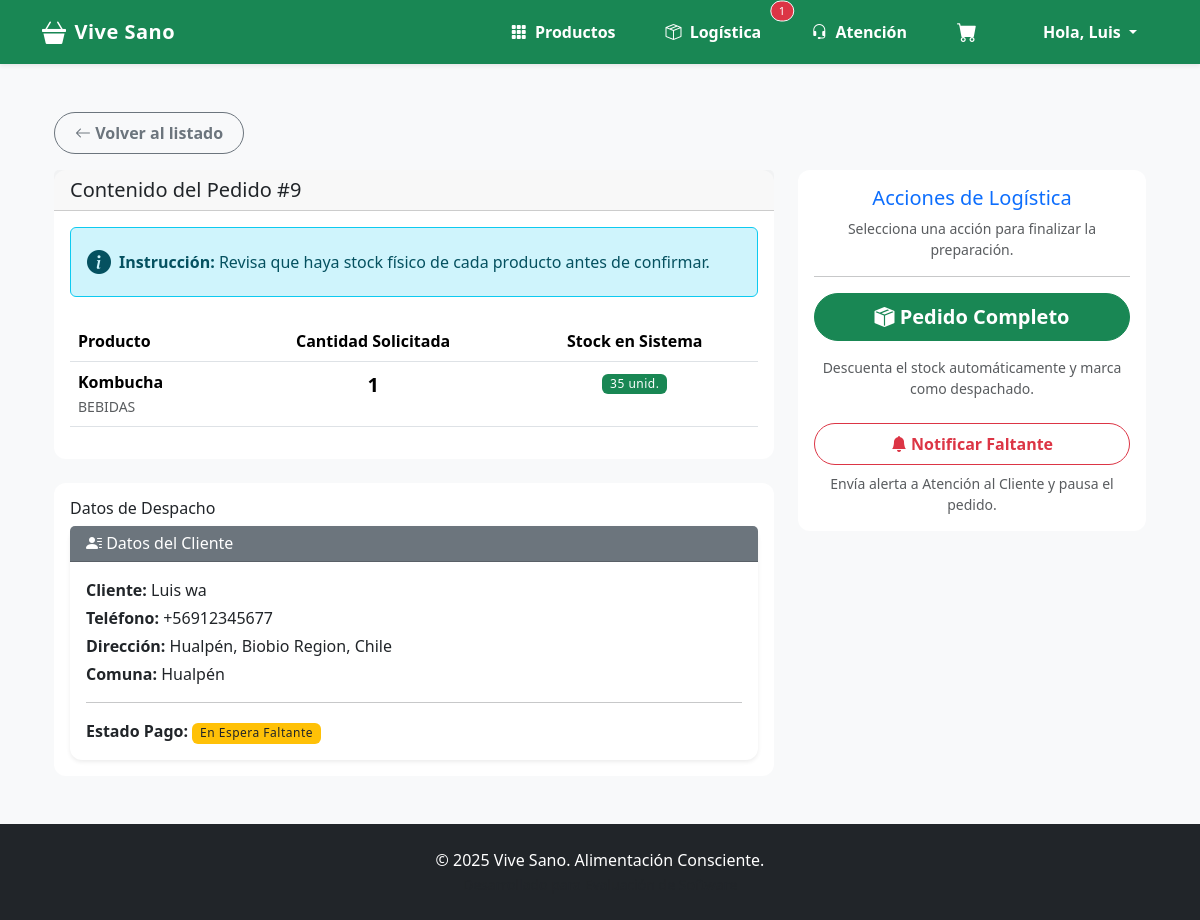
The app's page /gestion/logistica/preparar/9/ (signed in) with its own data.
### gestion/models.py (models this page shows, shortened)
class Pedido(models.Model):
    ESTADO_CHOICES = [
        ('Pendiente', 'Pendiente'),
        ('En Preparacion', 'En Preparación'),
        ('En Espera Faltante', 'En espera por faltante'),
        ('Despachado', 'Despachado'),
        ('Entregado', 'Entregado'),
        ('Cancelado', 'Cancelado'),
        ('Reserva Pendiente', 'Reserva Solicitada a Soporte'),
        ('Reserva En Camino', 'Producto Solicitado al Proveedor'),
        ('Reserva Disponible', 'Disponible para Pago'),
    ]
    TIPO_ENTREGA_CHOICES = [
        ('Despacho', 'Despacho a Domicilio'),
        ('Retiro', 'Retiro en Tienda'),
    ]
    cliente = models.ForeignKey(Cliente, on_delete=models.SET_NULL, null=True, blank=True)
    fecha = models.DateTimeField(auto_now_add=True)
    total = models.DecimalField(max_digits=10, decimal_places=2, default=0.00)
    estado = models.CharField(max_length=50, choices=ESTADO_CHOICES, default='Pendiente')
    codigo_seguimiento = models.CharField(max_length=50, blank=True, null=True)
    tipo_entrega = models.CharField(max_length=20, choices=TIPO_ENTREGA_CHOICES, default='Despacho')

class DetallePedido(models.Model):
    pedido = models.ForeignKey(Pedido, related_name='detalles', on_delete=models.CASCADE)
    producto = models.ForeignKey(Producto, on_delete=models.PROTECT) # Evita borrar producto si está en un pedido
    cantidad = models.IntegerField(default=1)
    precio_unitario = models.DecimalField(max_digits=10, decimal_places=2)

class Producto(models.Model):
    nombre = models.CharField(max_length=100)
    descripcion = models.TextField(blank=True, null=True)
    precio = models.DecimalField(max_digits=10, decimal_places=2) # Usamos Decimal para dinero
    stock = models.IntegerField(default=0)
    categoria = models.CharField(max_length=50, blank=True)
    imagen = models.ImageField(upload_to='productos/', null=True, blank=True)

class Cliente(models.Model):
    user = models.OneToOneField(User, on_delete=models.CASCADE, null=True, blank=True)
    rut = models.CharField(max_length=12, blank=True, null=True, unique=True, verbose_name="RUT")
    nombre = models.CharField(max_length=100)
    apellido = models.CharField(max_length=100)
    email = models.EmailField(unique=True)
    telefono = models.CharField(max_length=15, blank=True)
    direccion = models.CharField(max_length=255, blank=True)
    comuna = models.CharField(max_length=100, blank=True)
    codigo_postal = models.CharField(max_length=10, blank=True)

### gestion/views.py (the view)
    def wrapper(request, *args, **kwargs):
        if not request.user.is_authenticated:
            return redirect('core:login')
        if not request.user.is_staff:
            messages.error(request, "No tienes permisos para acceder a esa sección.")
            return redirect('core:home')
        return view_func(request, *args, **kwargs)

### core/templatetags/auth_extras.py (called while the page is built)
@register.filter(name='has_group')
def has_group(user, group_name):
    try:
        group = Group.objects.get(name=group_name)
    except Group.DoesNotExist:
        return False
    return group in user.groups.all()

### gestion/views.py (called while the page is built)
def staff_required(view_func):
    def wrapper(request, *args, **kwargs):
        if not request.user.is_authenticated:
            return redirect('core:login')
        if not request.user.is_staff:
            messages.error(request, "No tienes permisos para acceder a esa sección.")
            return redirect('core:home')
        return view_func(request, *args, **kwargs)
    return wrapper

@staff_required
def preparar_pedido(request, pedido_id):
    pedido = get_object_or_404(Pedido, id=pedido_id)
    if 'Pendiente' in pedido.estado and 'Pago' not in pedido.estado:
         messages.error(request, "¡Alto ahí! Ese pedido aún no ha sido pagado.")
         return redirect('dashboard_logistica')
    if 'Pagado' in pedido.estado:
        if 'Transferencia' in pedido.estado:
            pedido.estado = 'En Preparacion (Transferencia)'
        else:
            pedido.estado = 'En Preparacion (WebPay)'
        pedido.save()
    return render(request, 'gestion/preparar_pedido.html', {'pedido': pedido})

### gestion/templates/gestion/preparar_pedido.html (shortened to what this page needs)
{% extends 'core/base.html' %}
{% block content %}
<div class="container">
    <a href="{% url 'dashboard_logistica' %}" class="btn btn-outline-secondary mb-3">
        <i class="bi bi-arrow-left"></i> Volver al listado
    </a>
    <div class="row">
        <div class="col-md-8">
            <div class="card mb-4">
                <div class="card-header">
                    <h5 class="mb-0">Contenido del Pedido #{{ pedido.id }}</h5>
                </div>
                <div class="card-body">
                    <div class="bg-info-subtle border border-info rounded p-3 mb-4 d-flex align-items-center">
                        <i class="bi bi-info-circle-fill me-2 fs-4 text-info-emphasis"></i>
                        <div class="text-info-emphasis">
                            <strong>Instrucción:</strong> Revisa que haya stock físico de cada producto antes de confirmar.
                        </div>
                    </div>
                    <table class="table">
                        <thead>
                            <tr>
                                <th>Producto</th>
                                <th class="text-center">Cantidad Solicitada</th>
                                <th class="text-center">Stock en Sistema</th>
                            </tr>
                        </thead>
                        <tbody>
                            {% for detalle in pedido.detalles.all %}
                            <tr>
                                <td>
                                    <strong>{{ detalle.producto.nombre }}</strong>
                                    <br>
                                    <small class="text-muted">{{ detalle.producto.categoria }}</small>
                                </td>
                                <td class="text-center fs-5 fw-bold">{{ detalle.cantidad }}</td>
                                <td class="text-center">
                                    {% if detalle.producto.stock >= detalle.cantidad %}
                                        <span class="badge bg-success">{{ detalle.producto.stock }} unid.</span>
                                    {% else %}
                                        <span class="badge bg-danger">{{ detalle.producto.stock }} unid. (Falta Stock)</span>
                                    {% endif %}
                                </td>
                            </tr>
                            {% endfor %}
                        </tbody>
                    </table>
                </div>
            </div>
            <div class="card">
                <div class="card-body">
                    <h6>Datos de Despacho</h6>
                    <div class="card shadow-sm">
                        <div class="card-header bg-secondary text-white">
                            <h6 class="mb-0"><i class="bi bi-person-lines-fill"></i> Datos del Cliente</h6>
                        </div>
                        <div class="card-body">
                            <p class="mb-1"><strong>Cliente:</strong> {{ pedido.cliente.nombre }} {{ pedido.cliente.apellido }}</p>
                            <p class="mb-1"><strong>Teléfono:</strong> {{ pedido.cliente.telefono }}</p>
                            <p class="mb-1"><strong>Dirección:</strong> {{ pedido.cliente.direccion }}</p>
                            <p class="mb-1"><strong>Comuna:</strong> {{ pedido.cliente.comuna }}</p>
                            <hr>
                            <p class="mb-0">
                            <strong>Estado Pago:</strong>
                            {% if 'WebPay' in pedido.estado %}
                                <span class="badge bg-success">Pagado con WebPay</span>
                            {% else %}
                                <span class="badge bg-warning text-dark">{{ pedido.estado }}</span>
                            {% endif %}
                            </p>
                        </div>
                    </div>
                </div>
            </div>
        </div>
        <div class="col-md-4">
            <div class="card border-primary mb-3">
                <div class="card-body text-center">
                    <h5 class="card-title text-primary">Acciones de Logística</h5>
                    <p class="card-text text-muted small">Selecciona una acción para finalizar la preparación.</p>
                    <hr>
                    <div class="d-grid gap-2">
                        <a href="{% url 'confirmar_pedido' pedido.id %}" class="btn btn-success btn-lg mb-2">
                            <i class="bi bi-box-seam-fill"></i> Pedido Completo
                        </a>
                        <small class="text-muted text-center mb-3">
                            Descuenta el stock automáticamente y marca como despachado.
                        </small>
                        <a href="{% url 'reportar_faltante' pedido.id %}" class="btn btn-outline-danger">
                            <i class="bi bi-bell-fill"></i> Notificar Faltante
                        </a>
                        <small class="text-muted text-center">
                            Envía alerta a Atención al Cliente y pausa el pedido.
                        </small>
                    </div>
                </div>
            </div>
        </div>
    </div>
</div>
{% endblock %}

### core/templates/core/base.html (shortened to what this page needs)
{% load static %}
{% load auth_extras %} <!DOCTYPE html>
<html lang="es">
<head>
    <link href="https://cdn.jsdelivr.net/npm/bootstrap@5.3.2/dist/css/bootstrap.min.css" rel="stylesheet">
    <link rel="stylesheet" href="https://cdn.jsdelivr.net/npm/bootstrap-icons@1.11.3/font/bootstrap-icons.css">
    <link rel="stylesheet" href="https://cdn.jsdelivr.net/gh/lipis/flag-icons@6.6.6/css/flag-icons.min.css"/>
    <link rel="stylesheet" href="{% static 'css/styles.css' %}">
</head>
<body class="d-flex flex-column min-vh-100">
    <nav class="navbar navbar-expand-lg navbar-dark bg-success sticky-top shadow-sm">
      <div class="container">
        <a class="navbar-brand d-flex align-items-center" href="{% url 'core:home' %}">
            <i class="bi bi-basket3-fill me-2 fs-4"></i>
            <span>Vive Sano</span>
        </a>
        <div class="collapse navbar-collapse" id="navbarNav">
          <ul class="navbar-nav ms-auto align-items-center gap-2">
            <li class="nav-item">
                <a class="nav-link" href="{% url 'catalogo:catalogo' %}">
                    <i class="bi bi-grid-3x3-gap-fill me-1"></i> Productos
                </a>
            </li>
            {% if user.is_staff %}
                {% if request.user|has_group:"Logistica" or user.is_superuser %}
                    <li class="nav-item position-relative">
                        <a class="nav-link" href="{% url 'dashboard_logistica' %}">
                            <i class="bi bi-box-seam me-1"></i> Logística
                        </a>
                        {% if cant_logistica > 0 %}
                        <span class="position-absolute top-0 start-100 translate-middle badge rounded-pill bg-danger border border-light" style="font-size: 0.7rem;">
                            {{ cant_logistica }}
                        </span>
                        {% endif %}
                    </li>
                {% endif %}
                {% if request.user|has_group:"Atencion al cliente" or user.is_superuser %}
                    <li class="nav-item position-relative">
                        <a class="nav-link" href="{% url 'dashboard_atencion' %}">
                            <i class="bi bi-headset me-1"></i> Atención
                        </a>
                    </li>
                {% endif %}
            {% endif %}
            <li class="nav-item position-relative me-2">
                <a href="{% url 'carrito:ver_carrito' %}" class="nav-link">
                    <i class="bi bi-cart-fill fs-5"></i>
                </a>
            </li>
            {% if user.is_authenticated %}
                <li class="nav-item dropdown ms-2">
                    <a class="nav-link dropdown-toggle" href="#" role="button" data-bs-toggle="dropdown">
                        Hola, {{ user.first_name|default:user.username }}
                    </a>
                </li>
            {% endif %}
          </ul>
        </div>
      </div>
    </nav>
    <main class="container my-5 flex-grow-1">
        {% block content %}{% endblock %}
    </main>
    <footer class="bg-dark text-white text-center py-4 mt-auto">
        <div class="container">
            <p class="mb-0">&copy; 2025 Vive Sano. Alimentación Consciente.</p>
            <small class="text-muted">Desarrollado para Evaluación de Software</small>
        </div>
    </footer>
</body>
</html>

### static/css/styles.css (style rules this page uses)
body { background-color: #f8f9fa; font-family: 'Segoe UI', Tahoma, Geneva, Verdana, sans-serif; }
.navbar-brand { font-weight: 700; letter-spacing: 0.5px; }
.navbar-nav .nav-link { color: white !important; font-weight: 600; padding: 8px 20px !important; border-radius: 50px; transition: all 0.3s ease; border: 1px solid transparent; }
.card { border: none; border-radius: 12px; transition: transform 0.2s ease, box-shadow 0.2s ease; }
.btn { border-radius: 50px; padding: 8px 20px; font-weight: 600; }
.badge { font-weight: 500; letter-spacing: 0.5px; }

### records on screen
Pedido: id "9", cliente.nombre "Luis", cliente.apellido "wa", cliente.telefono "+56912345677", cliente.direccion "Hualpén, Biobio Region, Chile", cliente.comuna "Hualpén", estado "En Espera Faltante"
DetallePedido: producto.nombre "Kombucha", producto.categoria "BEBIDAS", cantidad "1", producto.stock "35"

### other values on screen
{{ cant_logistica }} "1"
{{ user.first_name|default:user.username }} "Luis"
